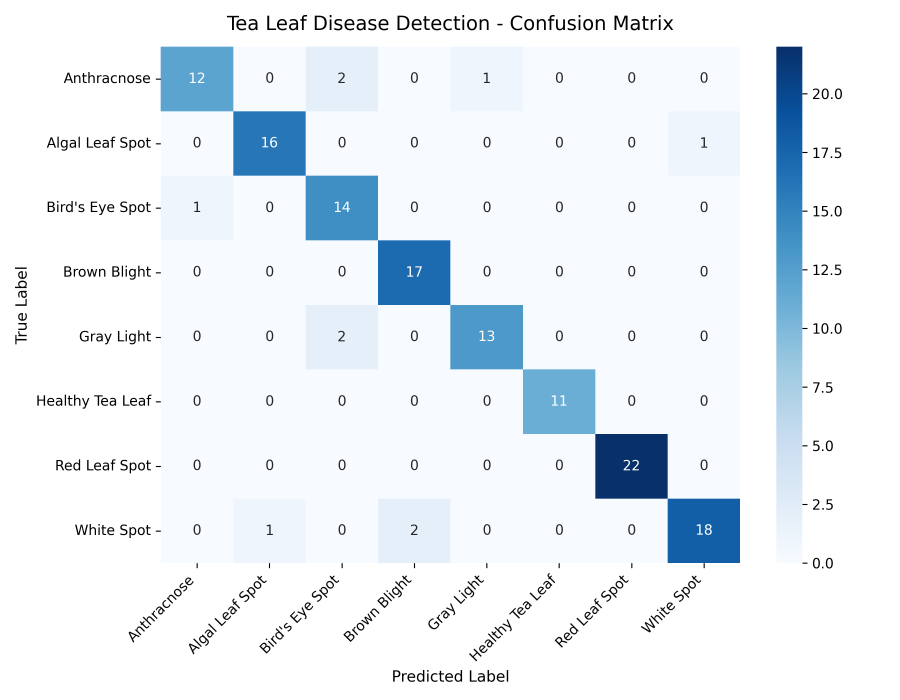
#> input picture confusion_matrix.png, 2700 x 2100 px (shown at 1/3 size)
$ python -i validator.py   (imports and definitions only)
#> lines starting #> are read from the running program, lines starting #| are printed output that depends on the picture; after the words box and inside, x2 and y2 are one past the last pixel; in counts of white or black regions, pixels touching at a corner belong together
import os
import cv2
import numpy as np
from PIL import Image

ALLOWED_EXTENSIONS = {'.jpg', '.jpeg', '.png', '.bmp', '.webp'}
MAX_FILE_SIZE_MB = 20
MIN_RESOLUTION = (64, 64)

def validate_image_file(file_or_path):
    """
    Validates file format, size, and PIL image corruption.
    Accepts file path string, bytes, or BytesIO object.
    Returns: (is_valid: bool, status_message: str, img_pil: Image or None)
    """
    try:
        if isinstance(file_or_path, str):
            if not os.path.exists(file_or_path):
                return False, "File does not exist.", None

            ext = os.path.splitext(file_or_path)[1].lower()
            if ext not in ALLOWED_EXTENSIONS:
                return False, f"Unsupported file format '{ext}'. Allowed: {', '.join(ALLOWED_EXTENSIONS)}.", None

            file_size_mb = os.path.getsize(file_or_path) / (1024 * 1024)
            if file_size_mb > MAX_FILE_SIZE_MB:
                return False, f"File size ({file_size_mb:.1f}MB) exceeds limit of {MAX_FILE_SIZE_MB}MB.", None

            img = Image.open(file_or_path)
        else:
            img = Image.open(file_or_path)

        img.verify()

        if isinstance(file_or_path, str):
            img = Image.open(file_or_path).convert("RGB")
        else:
            file_or_path.seek(0)
            img = Image.open(file_or_path).convert("RGB")

        width, height = img.size
        if width < MIN_RESOLUTION[0] or height < MIN_RESOLUTION[1]:
            return False, f"Image resolution ({width}x{height}) is too small. Minimum required: {MIN_RESOLUTION[0]}x{MIN_RESOLUTION[1]} px.", None

        return True, "Valid image file.", img

    except Exception as e:
        return False, f"Corrupted or invalid image file: {str(e)}", None


def check_leaf_domain_suitability(img_pil):
    """
    Performs heuristic color analysis to check if the image contains typical foliage/plant tones.
    Returns: (is_leaf_like: bool, metrics: dict)
    """
    img_np = np.array(img_pil)
    if img_np.ndim != 3 or img_np.shape[2] != 3:
        return True, {"plant_ratio": 1.0}

    hsv = cv2.cvtColor(img_np, cv2.COLOR_RGB2HSV)
#> hsv: shape (2100, 2700, 3); mean H, S, V 51.7, 17.3, 245.8

    # Green range (Hue ~25 to 85)
    lower_green = np.array([20, 25, 25])
    upper_green = np.array([90, 255, 255])
    green_mask = cv2.inRange(hsv, lower_green, upper_green)
#> green_mask: shape (2100, 2700); every value is 0

    # Brown / Yellow disease spots (Hue ~10 to 25 or ~85 to 110)
    lower_brown = np.array([5, 25, 25])
    upper_brown = np.array([25, 255, 255])
    brown_mask = cv2.inRange(hsv, lower_brown, upper_brown)

    # Dark lesions / decay
    lower_dark = np.array([0, 0, 0])
    upper_dark = np.array([180, 255, 60])
    dark_mask = cv2.inRange(hsv, lower_dark, upper_dark)
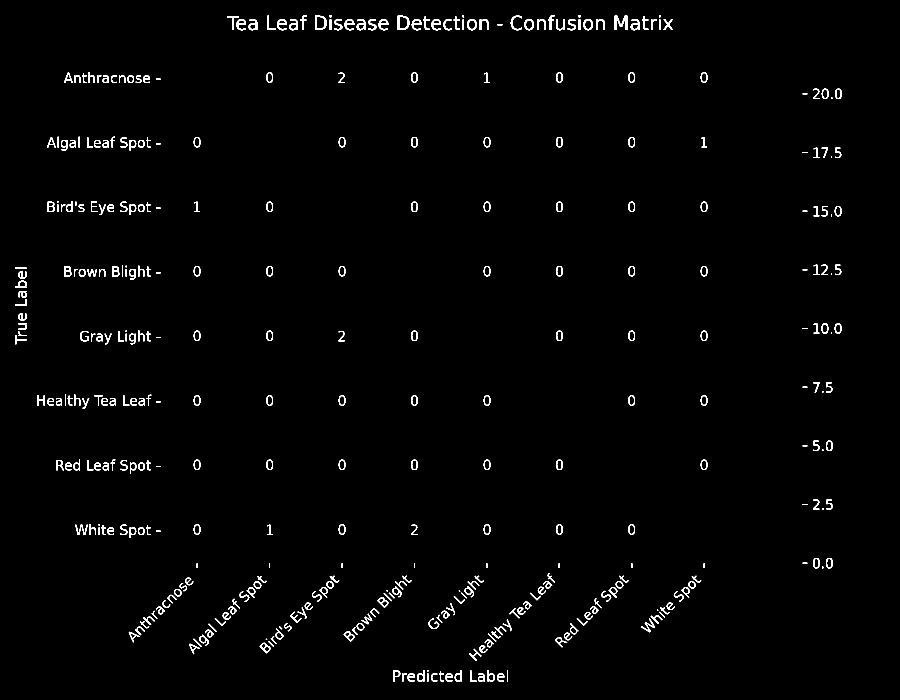
#> dark_mask: shape (2100, 2700) (shown at 1/3 size); 1.3% white; 370 white regions (14 under 20 px), largest, box (x1, y1, x2, y2) and area: (1844, 47, 1882, 90) 721, (1193, 47, 1228, 90) 588, (945, 47, 980, 90) 585

    combined_mask = cv2.bitwise_or(green_mask, brown_mask)
    combined_mask = cv2.bitwise_or(combined_mask, dark_mask)

    plant_pixel_ratio = np.count_nonzero(combined_mask) / (img_np.shape[0] * img_np.shape[1])
#> plant_pixel_ratio = 0.0126

    is_leaf_like = plant_pixel_ratio >= 0.05  # At least 5% leaf/lesion tones
#> is_leaf_like = False

    return is_leaf_like, {
        "plant_pixel_ratio": round(float(plant_pixel_ratio), 3),
        "green_ratio": round(float(np.count_nonzero(green_mask) / (img_np.shape[0] * img_np.shape[1])), 3),
        "brown_ratio": round(float(np.count_nonzero(brown_mask) / (img_np.shape[0] * img_np.shape[1])), 3)
    }

>>> import cv2
>>> picture = cv2.cvtColor(cv2.imread('../confusion_matrix.png'), cv2.COLOR_BGR2RGB)
>>> result = check_leaf_domain_suitability(picture)

$ run again, on training_history.png
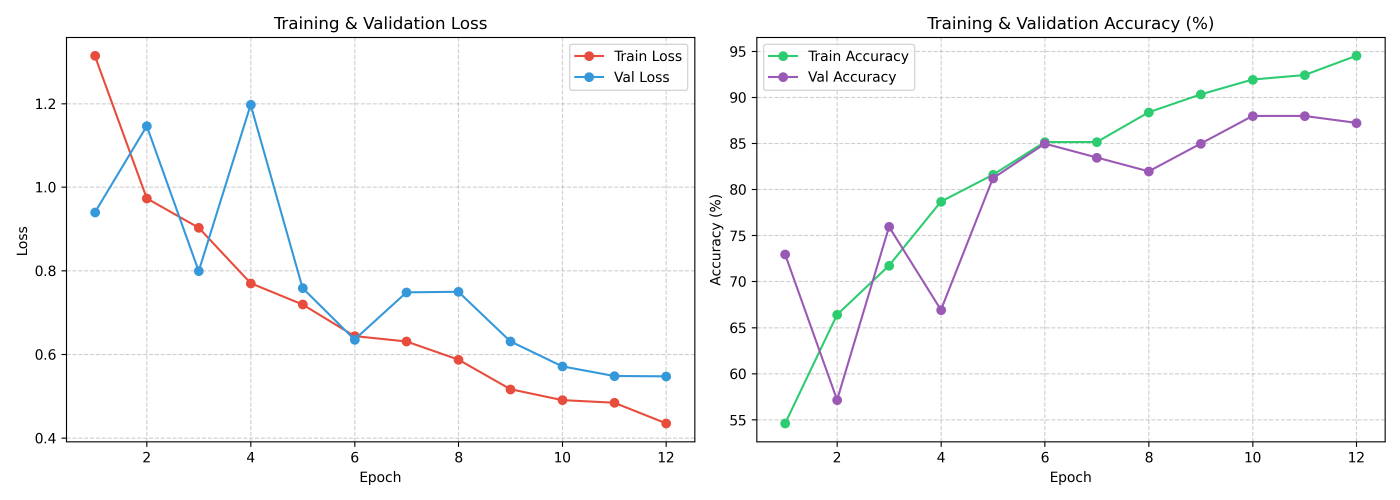
#> input picture training_history.png, 4200 x 1500 px (shown at 1/3 size)
#> hsv: shape (1500, 4200, 3); mean H, S, V 1.4, 2.5, 250.2
#> in check_leaf_domain_suitability, `green_mask = cv2.inRange(hsv, lower_green, upper_green)`:
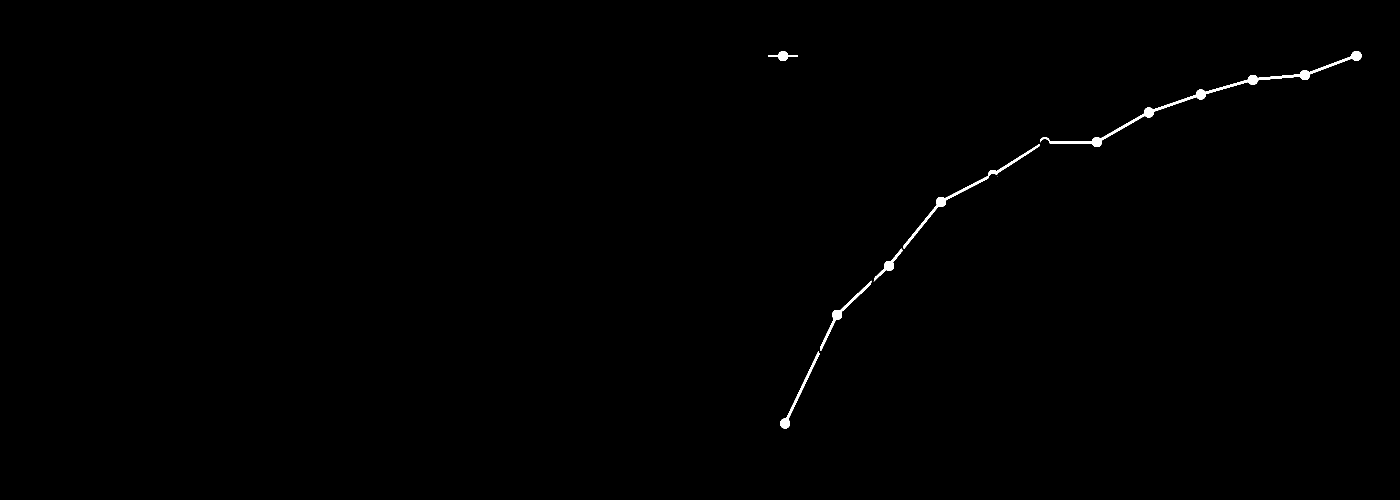
#> green_mask: shape (1500, 4200) (shown at 1/3 size); 0.33% white; 7 white regions (1 under 20 px), largest, box (x1, y1, x2, y2) and area: (3120, 153, 4084, 441) 9944, (2709, 432, 3120, 746) 4096, (2460, 842, 2615, 1053) 2270, (2341, 1053, 2458, 1285) 2226, (2621, 746, 2708, 844) 1338, (2304, 154, 2394, 183) 1063
#> brown_mask: shape (1500, 4200); every value is 0
#> dark_mask: shape (1500, 4200); 1.2% white; 183 white regions (4 under 20 px), largest, box (x1, y1, x2, y2) and area: (2256, 111, 4157, 1340) 19173, (185, 111, 2086, 1340) 19017, (1038, 51, 1071, 87) 395
#> in check_leaf_domain_suitability, `combined_mask = cv2.bitwise_or(combined_mask, dark_mask)`:
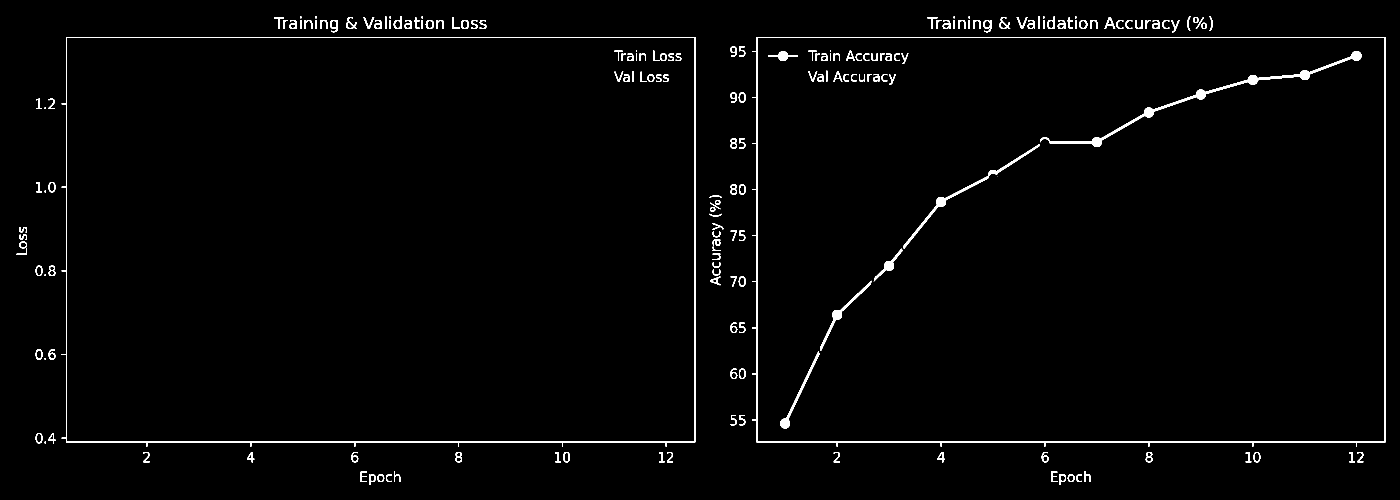
#> combined_mask: shape (1500, 4200) (shown at 1/3 size); 1.5% white; 190 white regions (5 under 20 px), largest, box (x1, y1, x2, y2) and area: (2256, 111, 4157, 1340) 19173, (185, 111, 2086, 1340) 19017, (3120, 153, 4084, 441) 9944
#> plant_pixel_ratio = 0.0149
#> is_leaf_like = False
